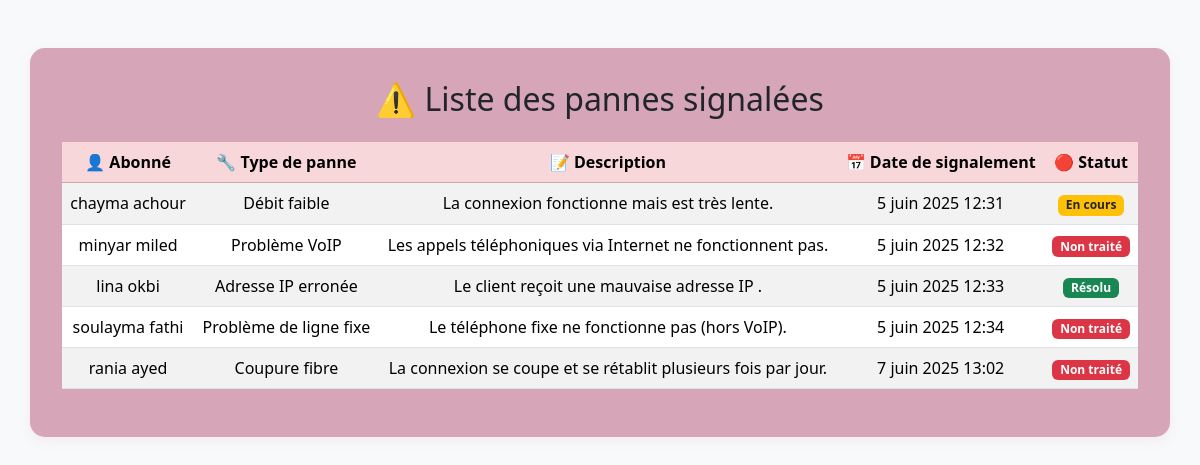
The app's page /pannes/ with its own data.
### airponFtth/models.py (models this page shows, shortened)
class Panne(models.Model):
    abonne = models.ForeignKey(Abonne, on_delete=models.CASCADE, related_name='pannes')
    type_panne = models.CharField(max_length=50, choices=TYPE_PANNE_CHOICES)
    description = models.TextField()
    etat = models.CharField(max_length=20, choices=ETAT_CHOICES, default='non_traite')
    date_signalement = models.DateTimeField(auto_now_add=True)
    date_resolution = models.DateTimeField(null=True, blank=True)

class Abonne(models.Model):
    sub = models.ForeignKey(Sub, related_name='abonnes', on_delete=models.CASCADE)
    nom = models.CharField(max_length=100)
    prenom = models.CharField(max_length=100)
    numtel = models.CharField(max_length=15)
    adresse = models.CharField(max_length=255)

### airponFtth/views.py (the view)
# urls.py: path('pannes/', views.liste_pannes, name='liste_pannes'),
def liste_pannes(request):
    pannes = Panne.objects.select_related('abonne').all()
    return render(request, 'airponFtth/liste_pannes.html', {'pannes': pannes})

### airponFtth/templates/airponFtth/liste_pannes.html (shortened to what this page needs)
<!DOCTYPE html>
<html lang="fr">
<head>
    <link href="https://cdn.jsdelivr.net/npm/bootstrap@5.3.2/dist/css/bootstrap.min.css" rel="stylesheet">
</head>
<body class="bg-light">
    <div class="container mt-5 table-container">
        <h2 class="text-center mb-4">⚠️ Liste des pannes signalées</h2>
        <table class="table table-striped table-hover align-middle">
            <thead class="table-danger">
                <tr>
                    <th>👤 Abonné</th>
                    <th>🔧 Type de panne</th>
                    <th>📝 Description</th>
                    <th>📅 Date de signalement</th>
                    <th>🔴 Statut</th>
                </tr>
            </thead>
            <tbody>
                {% for panne in pannes %}
                <tr>
                    <td>{{ panne.abonne.nom }} {{ panne.abonne.prenom }}</td>
                    <td>{{ panne.get_type_panne_display }}</td>
                    <td>{{ panne.description }}</td>
                    <td>{{ panne.date_signalement }}</td>
                    <td>
                        {% if panne.etat == "résolu" %}
                            <span class="badge bg-success">Résolu</span>
                        {% elif panne.etat == "en cours" %}
                            <span class="badge bg-warning text-dark">En cours</span>
                        {% else %}
                            <span class="badge bg-danger">Non traité</span>
                        {% endif %}
                    </td>
                </tr>
                {% empty %}
                <tr>
                    <td colspan="5" class="text-center text-muted">Aucune panne signalée.</td>
                </tr>
                {% endfor %}
            </tbody>
        </table>
    </div>
</body>
</html>

### airponFtth/templates/airponFtth/liste_pannes.html (style rules this page uses)
.table-container { background-color: rgb(214, 165, 183); padding: 2rem; border-radius: 15px; box-shadow: 0 4px 12px rgba(219, 101, 152, 0.1); }
th { text-align: center; }
td { vertical-align: middle; text-align: center; }

### records on screen
Panne: abonne.nom "chayma", abonne.prenom "achour", type_panne "Débit faible", description "La connexion fonctionne mais est très lente.", date_signalement "5 juin 2025 12:31", etat "En cours"
Panne: abonne.nom "minyar", abonne.prenom "miled", type_panne "Problème VoIP", description "Les appels téléphoniques via Internet ne fonctionnent pas.", date_signalement "5 juin 2025 12:32", etat "Non traité"
Panne: abonne.nom "lina", abonne.prenom "okbi", type_panne "Adresse IP erronée", description "Le client reçoit une mauvaise adresse IP .", date_signalement "5 juin 2025 12:33", etat "Résolu"
Panne: abonne.nom "soulayma", abonne.prenom "fathi", type_panne "Problème de ligne fixe", description "Le téléphone fixe ne fonctionne pas (hors VoIP).", date_signalement "5 juin 2025 12:34", etat "Non traité"
Panne: abonne.nom "rania", abonne.prenom "ayed", type_panne "Coupure fibre", description "La connexion se coupe et se rétablit plusieurs fois par jour.", date_signalement "7 juin 2025 13:02", etat "Non traité"
